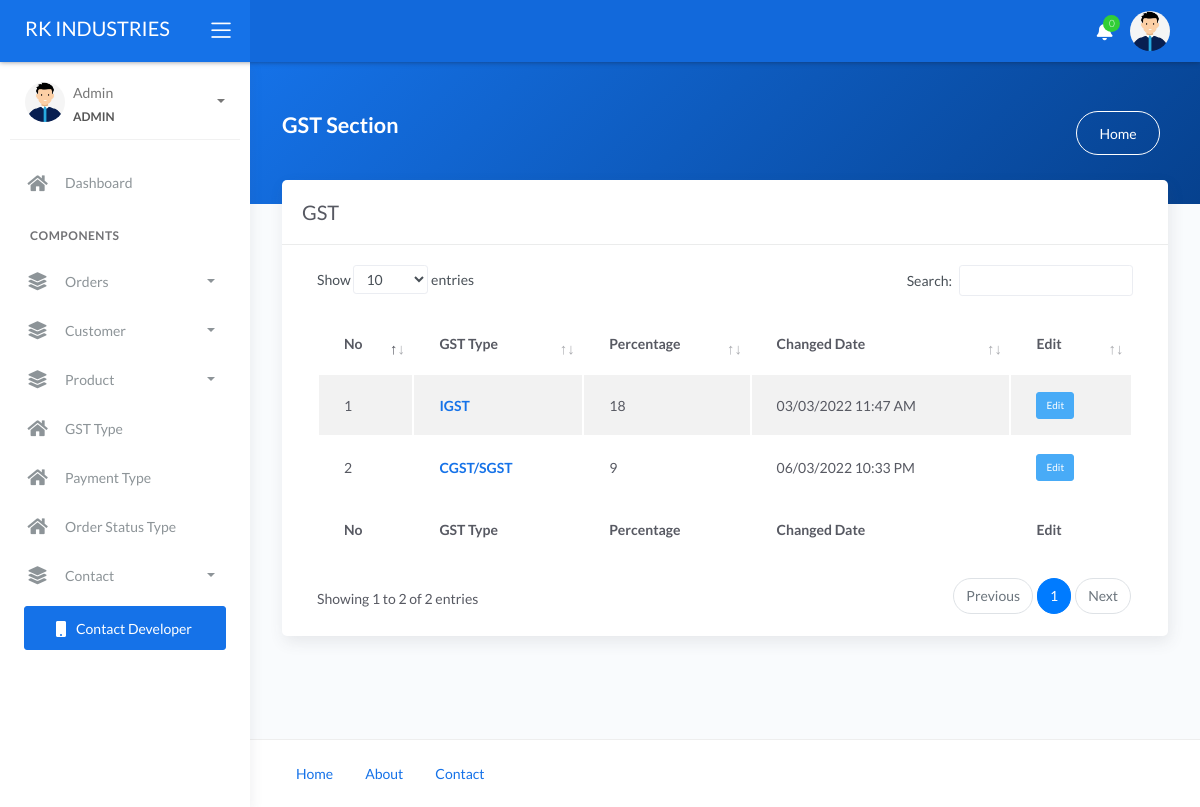
Screenshot of /admin/gst-type-list.php (signed in) with the database file from the repository.
### tables this page shows
CREATE TABLE `gst_type` (
  `id` int(11) NOT NULL,
  `name` varchar(25) NOT NULL,
  `perc` float NOT NULL,
  `added_on` datetime NOT NULL
);

### admin/functions.php (called while the page is built, shortened)
	<?php
function res_table_desc($table)
{
	global $con;
	return mysqli_query($con, "select * from $table order by id desc");
}
	?>

### admin/gst-type-list.php (the view, shortened to what this page needs)
<?php
require 'header.php';
$table_name = "gst_type";
$edit_to = "manage-gst-type";
$title = "GST";
$res = res_table_desc($table_name);
?>
<div class="main-panel">
	<div class="content">
		<div class="panel-header bg-primary-gradient">
			<div class="page-inner py-5">
				<div class="d-flex align-items-left align-items-md-center flex-column flex-md-row">
					<div>
						<h2 class="text-white pb-2 fw-bold"><?php echo $title ?> Section </h2>
					</div>
					<div class="ml-md-auto py-2 py-md-0">
						<a href="index" class="btn btn-white btn-border btn-round mr-2">Home</a>
					</div>
				</div>
			</div>
		</div>
		<div class="page-inner mt--5">
			<div class="row">
				<div class="col-md-12">
					<div class="card">
						<div class="card-header">
							<h4 class="card-title"><?php echo $title ?></h4>
						</div>
						<div class="card-body">
							<div class="table-responsive">
								<table id="basic-datatables" class="display table table-striped table-hover">
									<thead>
										<tr>
											<th>No</th>
											<th>GST Type</th>
											<th>Percentage</th>
											<th>Changed Date</th>
											<th>Edit </th>
										</tr>
									</thead>
									<tfoot>
										<tr>
											<th>No</th>
											<th>GST Type</th>
											<th>Percentage</th>
											<th>Changed Date</th>
											<th>Edit </th>
										</tr>
									</tfoot>
									<tbody>
										<?php if (mysqli_num_rows($res) > 0) {
											$i = 1;
											while ($row = mysqli_fetch_assoc($res)) {
										?>
												<tr>
													<td><?php echo $i ?></td>
													<td class="text-primary"><strong>
															<?php
															if ($row['id'] == 1) {
																echo "CGST/SGST";
															} else if ($row['id'] == 2) {
																echo "IGST ";
															}
															?>
														</strong>
													</td>
													<td><?php echo $row['perc'] ?></td>
													<td><?php echo date('d/m/Y h:i A', strtotime($row['added_on'])); ?></td>
													<td>
														<a href="<?php echo $edit_to ?>?id=<?php echo $row['id'] ?>" class="btn btn-primary btn-xs btn-info">Edit</a>
													</td>
												</tr>
											<?php
												$i++;
											}
										} else { ?>
											<tr>
												<td class="text-center" colspan="100%">No data found</td>
											</tr>
										<?php } ?>
									</tbody>
								</table>
							</div>
						</div>
					</div>
				</div>
			</div>
		</div>
	</div>
	<?php
	require 'footer.php';
	?>

### admin/header.php (shortened to what this page needs)
<?php
include('../connection.php');
include('./functions.php');
$user_name = "";
if (isset($_SESSION['ADMIN_LOGIN']) && ($_SESSION['ADMIN_LOGIN'] != '')) {
    $user_id = $_SESSION['ADMIN_ID'];
    $row = mysqli_fetch_assoc(mysqli_query($con, "select * from admin where id='$user_id'"));
    $user_name = $row['name'];
} else if (isset($_SESSION['EMP_LOGIN']) && ($_SESSION['EMP_LOGIN'] != '')) {
    $user_id = $_SESSION['EMP_ID'];
    $row = mysqli_fetch_assoc(mysqli_query($con, "select * from emp where id='$user_id'"));
    $user_name = $row['name'];
    $user_mobile = $row['mobile'];
} else if (isset($_SESSION[$login3_captil . '_LOGIN']) && ($_SESSION[$login3_captil . '_LOGIN'] != '')) {
    $user_id = $_SESSION[$login3_captil . '_ID'];
    $row = mysqli_fetch_assoc(mysqli_query($con, "select * from $login3 where id='$user_id'"));
    $user_name = $row['name'];
    $user_mobile = $row['mobile'];
} else {
    header('location:login.php');
    die();
}
$curStr = $_SERVER['REQUEST_URI'];
$curArr = explode('/', $curStr);
$cur_path = $curArr[count($curArr) - 1];
?>
<!DOCTYPE html>
<html lang="en">
<head>
    <link rel="stylesheet" href="./assets/css/bootstrap.min.css">
    <link rel="stylesheet" href="./assets/css/atlantis.min.css">
    <link rel="stylesheet" href="./assets/css/jquery-ui.min.css">
    <link rel="stylesheet" href="./assets/css/vicks-css.css">
    <link rel="stylesheet" href="https://cdn.jsdelivr.net/npm/bootstrap-select@1.13.14/dist/css/bootstrap-select.min.css">
</head>
<body>
    <div class="wrapper">
        <div class="main-header">
            <div class="logo-header" data-background-color="blue">
                <a href="index" class="logo">
                    <span class="text-white navbar-brand"><?php echo LOGO_NAME; ?></span>
                </a>
                <div class="nav-toggle">
                    <button class="btn btn-toggle toggle-sidebar">
                        <i class="icon-menu"></i>
                    </button>
                </div>
            </div>
            <nav class="navbar navbar-header navbar-expand-lg" data-background-color="blue2">
                <div class="container-fluid">
                    <ul class="navbar-nav topbar-nav ml-md-auto align-items-center">
                        <?php
                        if (isset($_SESSION['ADMIN_LOGIN'])) {
                            $notification_count = 0;
                        ?>
                            <li class="nav-item dropdown hidden-caret">
                                <a class="nav-link dropdown-toggle" href="#" id="notifDropdown" role="button" data-toggle="dropdown" aria-haspopup="true" aria-expanded="false">
                                    <i class="fa fa-bell"></i>
                                    <span class="notification"><?php echo $notification_count; ?></span>
                                </a>
                            </li>
                        <?php
                        }
                        ?>
                        <li class="nav-item dropdown hidden-caret">
                            <a class="dropdown-toggle profile-pic" data-toggle="dropdown" href="#" aria-expanded="false">
                                <div class="avatar-sm">
                                    <img src="./assets/image/user-pic.jpg" alt="<?php echo PROJECT_NAME; ?>" class="avatar-img rounded-circle">
                                </div>
                            </a>
                        </li>
                    </ul>
                </div>
            </nav>
        </div>
        <div class="sidebar sidebar-style-2">
            <div class="sidebar-wrapper scrollbar scrollbar-inner">
                <div class="sidebar-content">
                    <div class="user">
                        <div class="avatar-sm float-left mr-2">
                            <img src="./assets/image/user-pic.jpg" alt="<?php echo LOGO_NAME; ?>" class="avatar-img rounded-circle">
                        </div>
                        <div class="info">
                            <a data-toggle="collapse" href="#collapseExample" aria-expanded="true">
                                <span>
                                    <?php echo ucfirst($user_name); ?>
                                    <span class="user-level"><?php echo strtoupper($_SESSION['ROLE']) ?></span>
                                    <span class="caret"></span>
                                </span>
                            </a>
                        </div>
                    </div>
                    <ul class="nav nav-primary">
                        <li class="nav-item <?php if ($cur_path == "" || $cur_path == "index") {
                                                echo "active submenu";
                                            } else {
                                                echo "";
                                            } ?>">
                            <a href="index" class="collapsed" aria-expanded="false">
                                <i class="fas fa-home"></i>
                                <p>Dashboard</p>
                            </a>
                        </li>
                        <li class="nav-section">
                            <h4 class="text-section">Components</h4>
                        </li>
                        <?php
                        if (isset($_SESSION['ADMIN_LOGIN'])) {
                        ?>
                            <li class="nav-item  <?php if ($cur_path == "selling-history" || $cur_path == "selling") {
                                                        echo "active submenu";
                                                    } else {
                                                        echo "";
                                                    } ?>">
                                <a data-toggle="collapse" href="#selling">
                                    <i class="fas fa-layer-group"></i>
                                    <p>Orders</p>
                                    <span class="caret"></span>
                                </a>
                            </li>
                            <li class="nav-item  <?php if ($cur_path == "cust-list" || $cur_path == "manage-cust") {
                                                        echo "active submenu";
                                                    } else {
                                                        echo "";
                                                    } ?>">
                                <a data-toggle="collapse" href="#cust">
                                    <i class="fas fa-layer-group"></i>
                                    <p>Customer</p>
                                    <span class="caret"></span>
                                </a>
                            </li>
                            <li class="nav-item  <?php if ($cur_path == "product-list" || $cur_path == "manage-product") {
                                                        echo "active submenu";
                                                    } else {
                                                        echo "";
                                                    } ?>">
                                <a data-toggle="collapse" href="#product">
                                    <i class="fas fa-layer-group"></i>
                                    <p>Product</p>
                                    <span class="caret"></span>
                                </a>
                            </li>
                            <li class="nav-item <?php if ($cur_path == "gst-type-list") {
                                                    echo "active submenu";
                                                } else {
                                                    echo "";
                                                } ?>">
                                <a href="gst-type-list" class="collapsed" aria-expanded="false">
                                    <i class="fas fa-home"></i>
                                    <p>GST Type </p>
                                </a>
                            </li>
                            <li class="nav-item <?php if ($cur_path == "payment-type-list") {
                                                    echo "active submenu";
                                                } else {
                                                    echo "";
                                                } ?>">
                                <a href="payment-type-list" class="collapsed" aria-expanded="false">
                                    <i class="fas fa-home"></i>
                                    <p>Payment Type </p>
                                </a>
                            </li>
                            <li class="nav-item <?php if ($cur_path == "order-status-list") {
                                                    echo "active submenu";
                                                } else {
                                                    echo "";
                                                } ?>">
                                <a href="order-status-list" class="collapsed" aria-expanded="false">
                                    <i class="fas fa-home"></i>
                                    <p>Order Status Type </p>
                                </a>
                            </li>
                            <li class="nav-item  <?php if ($cur_path == "contact-form") {
                                                        echo "active submenu";
                                                    } else {
                                                        echo "";
                                                    } ?>">
                                <a data-toggle="collapse" href="#contact_form">
                                    <i class="fas fa-layer-group"></i>
                                    <p>Contact</p>
                                    <span class="caret"></span>
                                </a>
                            </li>
                        <?php
                        }
                        ?>
                        <li class="mx-4 mt-2">
                            <a href="tel:918600721732" class="btn btn-primary btn-block"><span class="btn-label mr-2">
                                    <i class="fa fa-mobile"></i> </span>Contact Developer</a>
                        </li>
                    </ul>
                </div>
            </div>
        </div>

### rows the page displays
gst_type: shows "IGST", perc "18", added_on "03/03/2022 11:47 AM"
gst_type: shows "CGST/SGST", perc "9", added_on "06/03/2022 10:33 PM"

### other values shown
LOGO_NAME "RK INDUSTRIES"
$notification_count "0"
$user_name "Admin"
$_SESSION['ROLE'] "ADMIN"
$title "GST"
